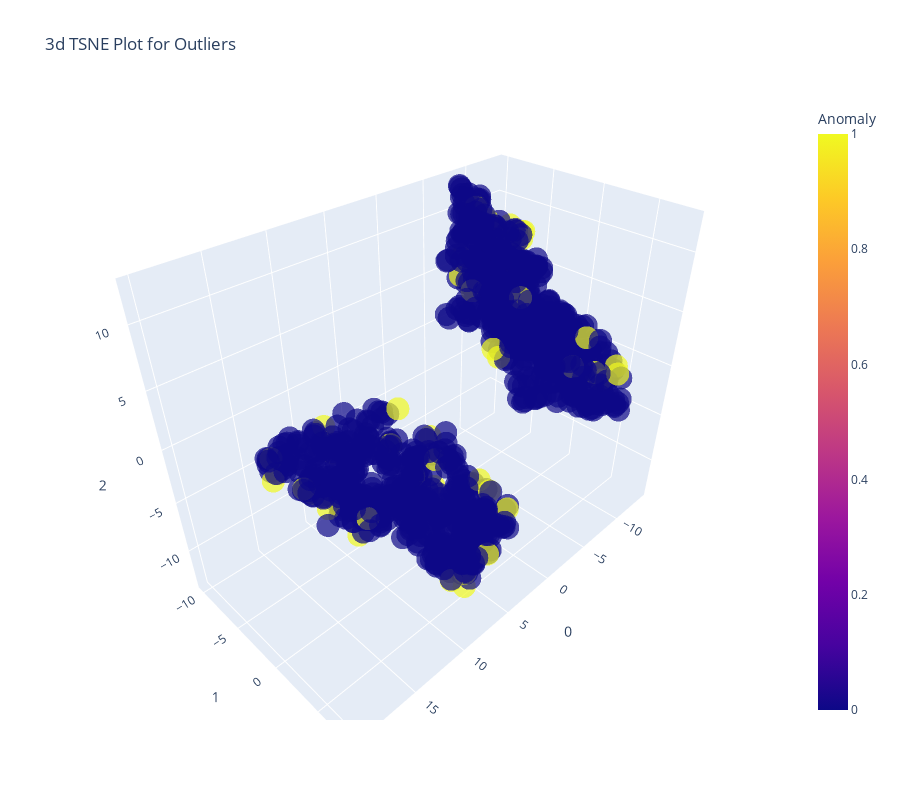

The code cell stored with this chart in its notebook:
### Code cell
#creating a model
iforest=create_model('iforest')
#plotting model
plot_model(iforest)

### Figure 1 — Plotly figure (JSON) as saved in the notebook; plotly's stock layout.template omitted (floating-point values rounded to 4 significant figures; data arrays with more than 128 entries replaced by an {"elided": "..."} marker saying what was removed)
{"data": [{"customdata": {"elided": "1000x1 int values"}, "hovertemplate": "0=%{x}<br>1=%{y}<br>2=%{z}<br>Feature=%{customdata[0]}<br>Anomaly=%{marker.color}<extra></extra>", "legendgroup": "", "marker": {"color": {"elided": "1000 int values"}, "coloraxis": "coloraxis", "opacity": 0.7, "symbol": "circle"}, "mode": "markers", "name": "", "scene": "scene", "showlegend": false, "x": {"elided": "1000 float values"}, "y": {"elided": "1000 float values"}, "z": {"elided": "1000 float values"}, "type": "scatter3d"}], "layout": {"scene": {"domain": {"x": [0, 1], "y": [0, 1]}, "xaxis": {"title": {"text": "0"}}, "yaxis": {"title": {"text": "1"}}, "zaxis": {"title": {"text": "2"}}}, "coloraxis": {"colorbar": {"title": {"text": "Anomaly"}}, "colorscale": [[0, "#0d0887"], [0.1111, "#46039f"], [0.2222, "#7201a8"], [0.3333, "#9c179e"], [0.4444, "#bd3786"], [0.5556, "#d8576b"], [0.6667, "#ed7953"], [0.7778, "#fb9f3a"], [0.8889, "#fdca26"], [1, "#f0f921"]]}, "legend": {"tracegroupgap": 0}, "title": {"text": "3d TSNE Plot for Outliers"}, "height": 800, "width": 900}}
